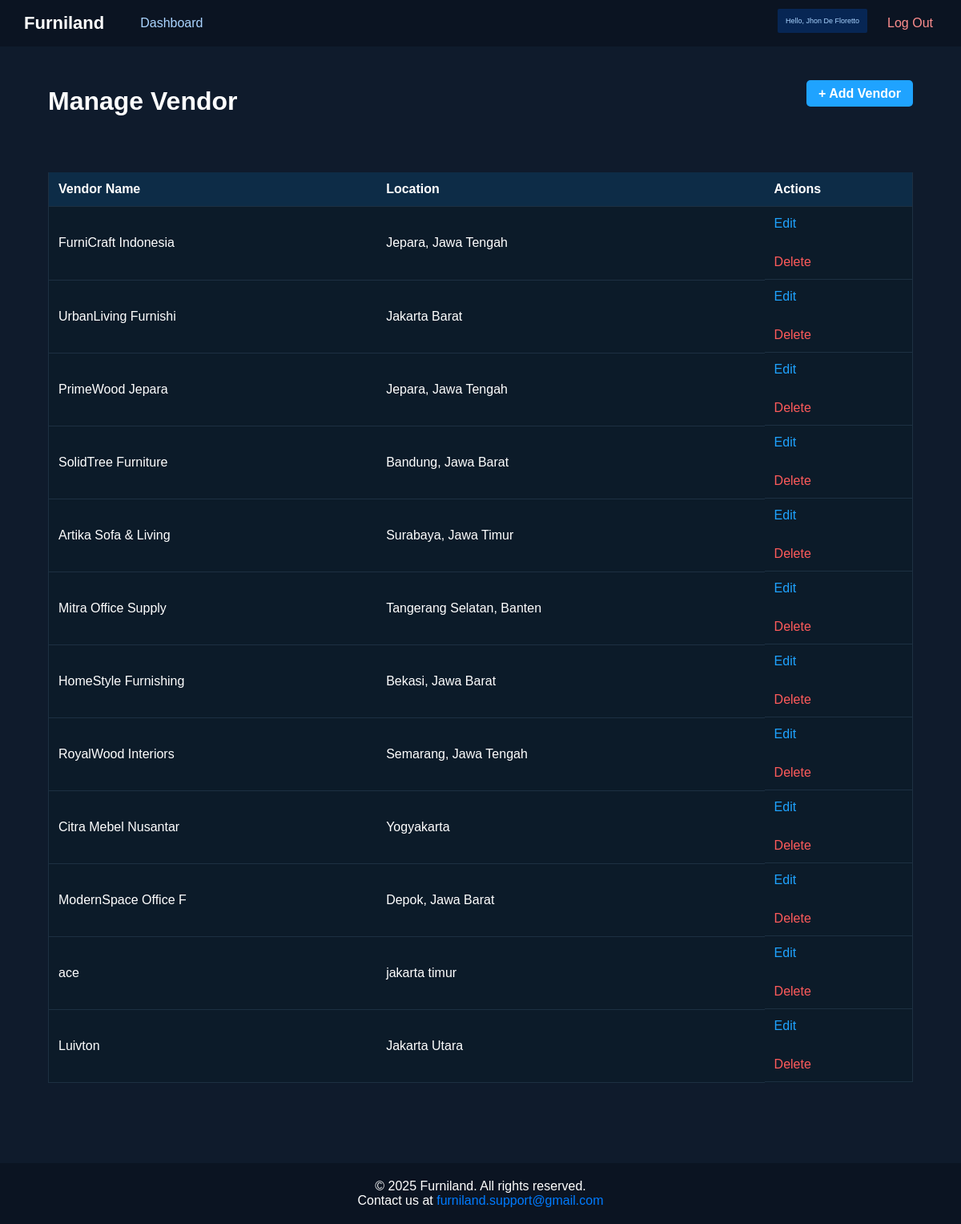
Screenshot of /Managing_Vendor.php (signed in) with the database file from the repository.
### tables this page shows
CREATE TABLE `vendors` (
  `vendorID` int(10) NOT NULL,
  `vendorName` varchar(20) NOT NULL,
  `location` varchar(100) DEFAULT NULL
);

### Managing_Vendor.php (the view, shortened to what this page needs)
<?php
include("connect.php");
$username = $_SESSION['username'];
$query = "SELECT * FROM vendors";
$result = mysqli_query($conn, $query);
?>
<!DOCTYPE html>
<html lang="en">
  <head>
    <link rel="stylesheet" href="style.css" />
  </head>
  <body>
    <nav class="navbar">
      <div class="nav-kolom-left">
        <div class="nav-left">Furniland</div>
        <ul class="nav-menu">
          <li><a href="Home.php" class="biru">Dashboard</a></li>
        </ul>
      </div>
      <div class="nav-right">
        <p>
            <a href="Profile.php" class="Hello-User">
                Hello, <?php echo $username; ?>
            </a>
        </p>
        <a href="logout.php" class="merah">Log Out</a>
      </div>
    </nav>
    <header class="header-admin">
      <div>
        <h1>Manage Vendor</h1>
      </div>
      <div class="vendor-add-btn-container">
        <a href="Add_Vendor.php" class="add-btn">+ Add Vendor</a>
      </div>
    </header>
    <main class="table-container">
      <table class="table">
        <thead class="vendor-thead">
          <tr class="vendor-thead-row">
            <th class="vendor-th">Vendor Name</th>
            <th class="vendor-th">Location</th>
            <th class="vendor-th">Actions</th>
          </tr>
        </thead>
        <tbody class="vendor-tbody">
          <?php while($row = mysqli_fetch_assoc($result)) { ?>
          <tr class="vendor-row">
            <td><?php echo $row['vendorName']; ?></td>
            <td><?php echo $row['location']; ?></td>
            <td class="actions">
              <a href="Edit_Vendor.php?id=<?php echo $row['vendorID']; ?>" class="Edit-btn" style="text-decoration:none; display:inline-block;">Edit</a>
              <a href="Managing_Vendor.php?delete_id=<?php echo $row['vendorID']; ?>" class="delete-btn" style="text-decoration:none; display:inline-block;" onclick="return confirm('Are you sure you want to delete this vendor?')">Delete</a>
            </td>
          </tr>
          <?php } ?>
        </tbody>
      </table>
    </main>
    <footer class="footer">
      <p>© 2025 Furniland. All rights reserved.</p>
      <p>
        Contact us at
        <a href="mailto:furniland.support@gmail.com"
          >furniland.support@gmail.com</a
        >
      </p>
    </footer>
  </body>
</html>

### Style.css (style rules this page uses)
* { padding: 0px; margin: 0px; }
body { margin: 0; background-color: #0f1b2c; font-family: Arial, sans-serif; color: #fff; padding: 0; min-height: 100vh; display: flex; flex-direction: column; gap: 20px; }
main { flex: 1; }
.navbar { display: flex; justify-content: space-between; align-items: center; background-color: #0b1422; padding: 15px 30px; }
.nav-left { font-size: 22px; font-weight: bold; color: white; }
.nav-right { display: flex; flex-direction: row; gap: 20px; }
.nav-kolom-left { display: flex; flex-direction: row; gap: 10px; justify-content: space-between; align-items: center; gap: 40px; }
.nav-menu { list-style: none; display: flex; gap: 20px; }
.nav-menu a { color: #aad4ff; text-decoration: none; }
.biru { color: #aad4ff; text-decoration: none; padding: 5px; }
.merah { color: #ff8e8e; text-decoration: none; padding: 5px; }
.Hello-User { background: #072654; color: #aad4ff; padding: 10px; border-radius: 2px; font-size: 9px; text-decoration: none; align-items: center; justify-content: center; }
.header-admin { display: flex; flex-direction: row; justify-content: space-between; width: 90%; padding-top: 30px; padding-right: 5%; padding-left: 5%; padding-bottom: 10px; }
.table-container { width: 90%; margin: 20px auto 60px auto; padding: 20px; border-radius: 8px; }
.add-btn { background-color: #1fa3ff; color: white; padding: 8px 15px; text-decoration: none; border-radius: 5px; font-weight: bold; }
.table { width: 100%; border-collapse: collapse; background: #0c1b29; border-left: 1px solid #1d3042; border-right: 1px solid #1d3042; }
.table thead { background-color: #0d2c47; }
.table th, .table td { padding: 12px; text-align: left; border-bottom: 1px solid #1d3042; }
.actions { display: flex; flex-direction: column; gap: 30px; padding: 10px; }
.actions .Edit-btn { border: none; background: none; color: #1fa3ff; }
.actions .delete-btn { border: none; background: none; color: #ff5b5b; }
footer { background-color: #0b1422; color: white; text-align: center; padding: 20px; margin-top: auto; }
footer a { text-decoration: none; color: #007bff; }

### rows the page displays
vendors: vendorName "FurniCraft Indonesia", location "Jepara, Jawa Tengah"
vendors: vendorName "UrbanLiving Furnishi", location "Jakarta Barat"
vendors: vendorName "PrimeWood Jepara", location "Jepara, Jawa Tengah"
vendors: vendorName "SolidTree Furniture", location "Bandung, Jawa Barat"
vendors: vendorName "Artika Sofa & Living", location "Surabaya, Jawa Timur"
vendors: vendorName "Mitra Office Supply", location "Tangerang Selatan, Banten"
vendors: vendorName "HomeStyle Furnishing", location "Bekasi, Jawa Barat"
vendors: vendorName "RoyalWood Interiors", location "Semarang, Jawa Tengah"
vendors: vendorName "Citra Mebel Nusantar", location "Yogyakarta"
vendors: vendorName "ModernSpace Office F", location "Depok, Jawa Barat"
vendors: vendorName "ace", location "jakarta timur"
vendors: vendorName "Luivton", location "Jakarta Utara"

### other values shown
$username "Jhon De Floretto"
